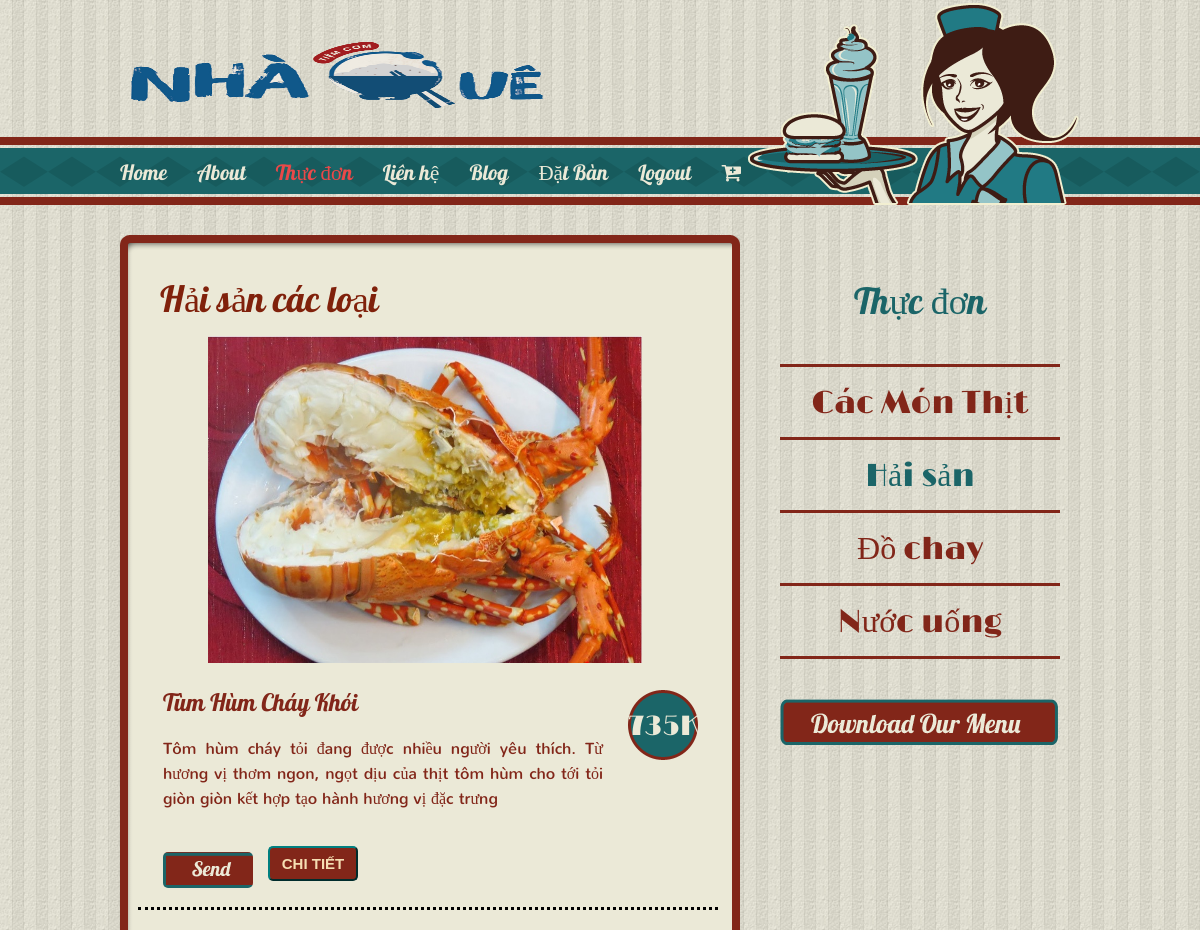
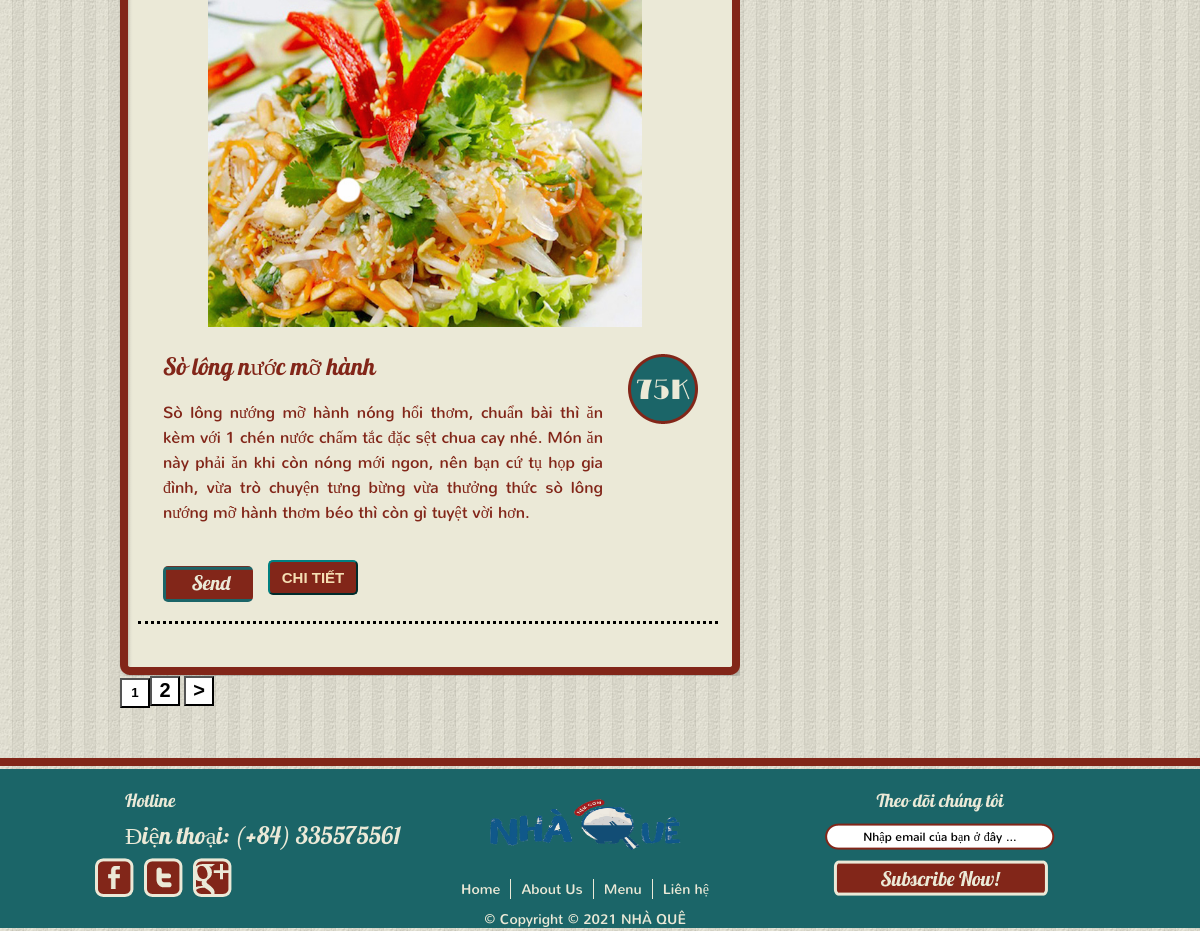
Page /HaiSan.php (signed in) on the committed database (2 pictures, top to bottom).
### tables this page shows
CREATE TABLE `admin_category` (
  `id` int(11) NOT NULL,
  `tensp` varchar(255) NOT NULL,
  `masp` varchar(255) NOT NULL,
  `maLH` int(30) NOT NULL,
  `giasanpham` int(11) NOT NULL,
  `soluong` int(255) NOT NULL,
  `hinhanh` varchar(255) NOT NULL,
  `tomtat` tinytext NOT NULL,
  `noidung` longtext NOT NULL
);

### HaiSan.php (the view, shortened to what this page needs)
<!DOCTYPE html>
<head>
	<link href="css/style.css" rel="stylesheet" type="text/css">
	<link rel="stylesheet" href="https://cdnjs.cloudflare.com/ajax/libs/font-awesome/4.7.0/css/font-awesome.min.css">
</head>
<body>
	<div id="header">
		<div>
			<a href="index.php"><img class="logo" src="images/logo1.png" width="433" height="84" alt="" title=""></a>
			<a href="index.php"><img src="images/waitress.png" width="332" height="205" alt="" title=""></a>
			<ul class="navigation">
				<li>
					<a  href="index.php">Home</a>
				</li>
				<li>
					<a href="about.php">About</a>
				</li>
				<li>
					<a class="active" href="CacMonThit.php">Thực đơn</a>
				</li>
				<li>
					<a href="contact.php">Liên hệ</a>
				</li>
				<li>
					<a href="blog.php">Blog</a>
				</li>
				<li>
					<a href="datban.php">Đặt Bàn</a>
				</li>
				<li>
					<a href="logout.php">Logout</a>
				</li>
				<li>
					<a href="cart_order.php"><i class="fa fa-cart-plus" aria-hidden="true"></i></a>
				</li>
			</ul>
		</div>
	</div>
	<div id="body">
		<div class="content">
			<div>
				<div>
					<h1>Hải sản các loại</h1>
					<?php
						$username = "root";
						$password = "";
						$server = "localhost";
						$dbname = "user";
						$conn = mysqli_connect($server, $username, $password, $dbname);
                $result=mysqli_query($conn, 'SELECT COUNT(maLH) as total FROM admin_category WHERE maLH = 101 ');
                $row = mysqli_fetch_assoc($result);
                $total_records = $row['total'];
                $current_page = isset($_GET['page']) ? $_GET['page'] : 1;
                $limit = 2;
                $total_page = ceil($total_records / $limit);
                $start = ($current_page - 1) * $limit;
                $result = mysqli_query($conn, "SELECT * FROM admin_category WHERE maLH = '101' LIMIT $start, $limit");
                while ($row = mysqli_fetch_assoc($result)){
                                ?>
					<div><img src="admin/partials/images/<?php echo $row['hinhanh']  ?>" width="434" height="327"></div>
					<ul>
						<li>
							<h2><a href="DoChay.php"><?php echo $row['tensp']?></a></h2>
							<p>
								<?php echo $row['noidung']?><br></br>
								<form  class="datmon" method="POST" action="cart_order.php?id=<?php echo $row['id']?>">
								<input type="submit" name="themgiohang" value="" style="font-family: 'Courier New', Courier, monospace;height: 36px;width: 90px;border-radius: 5px;border-color:teal ;background-color: #822619;">
								</form>
							<button class="specific" style="margin-top: -62px; margin-left: 105px; display: block;"><a href="chitiet.php?id=<?php echo $row['id']?>">CHI TIẾT</a></button>
							</p>
							<span class="price"><?php echo $row['giasanpham']?>K</span>
						</li>
                    </ul>
					<?php }  ?>
				</div>
			</div>
			<?php
                for ($i = 1; $i <= $total_page; $i++){
                    if ($i == $current_page){
                        echo '<button style = "height:30px;width:30px; background-color:white; color:black;font-weight: bolder;"><span>'.$i.'</span></button>';
                    }
                    else{
                        echo '<button style = "height:30px;width:30px; background-color:white; color:black;font-weight: bolder;"><a href="HaiSan.php?page='.$i.'" style = "font-size:20px; color:black;text-decoration: none;" >'.$i.'</a> </button> ';
                    }
                }
                if ($current_page < $total_page && $total_page > 1){
                    echo '<button style = "height:30px;width:30px; background-color:white; color:black; font-weight: bolder;"><a href="HaiSan.php?page='.($current_page+1).'" style = "font-size:20px; color:black;text-decoration: none;">></a></button> ';
                }
                ?>
		</div>
		<div class="sidebar">
			<h1>Thực đơn</h1>
			<ul class="navigation">
				<li class="first">
					<a  href="CacMonThit.php">Các Món Thịt</a>
				</li>
				<li>
					<a class="active" href="HaiSan.php">Hải sản</a>
				</li>
				<li>
					<a href="DoChay.php">Đồ chay</a>
				</li>
				<li>
					<a href="ThucUong.php">Nước uống</a>
				</li>
			</ul>
			<a href="#" class="download">&nbsp;</a>
		</div>
	</div>
	<div id="footer">
		<div>
			<ul>
				<li class="first">
					<h2>Hotline</h2>
					<h3>Điện thoại: (+84) 335575561</h3>
					<ul>
						<li>
							<a href=https://www.facebook.com/profile.php?id =100014203038239" class="facebook"></a>
						</li>
						<li>
							<a href="http://www.twitter.com" class="twitter"></a>
						</li>
						<li>
							<a href="https://www.youtube.com/user/KFCVietnam2011" class="googleplus"></a>
						</li>
					</ul>
				</li>
				<li>
					<a href="index.php"><img class="logo" src="images/logo1.png" width="200" height="64" alt="" title=""></a>
					<ul class="navigation">
						<li>
							<a href="index.php">Home</a>
						</li>
						<li>
							<a href="about.php">About Us</a>
						</li>
						<li>
							<a href="menu.html">Menu</a>
						</li>
						<li>
							<a href="contact.php">Liên hệ</a>
						</li>
					</ul>
					<span>&copy; Copyright © 2021 NHÀ QUÊ</span>
				</li>
				<li class="last">
					<h2>Theo dõi chúng tôi</h2>
					<form action="index.php">
						<input type="text" name="subscribe" value="Nhập email của bạn ở đây ...">
						<input type="submit" value="">
					</form>
				</li>
			</ul>
		</div>
	</div>
</body>
</html>

### rows in the picture
admin_category: hinhanh (picture), tensp "Tùm Hùm Cháy Khói", noidung "Tôm hùm cháy tỏi đang được nhiều người yêu thích. Từ hương vị thơm ngon, ngọt dịu của thịt tôm hùm cho tới tỏi giòn giòn kết hợp tạo hành hương vị đặc trưng", giasanpham "735"
admin_category: hinhanh (picture), tensp "Sò lông nước mỡ hành", noidung "Sò lông nướng mỡ hành nóng hổi thơm, chuẩn bài thì ăn kèm với 1 chén nước chấm tắc đặc sệt chua cay nhé. Món ăn này phải ăn khi còn nóng mới ngon, nên bạn cứ tụ họp gia đình, vừa trò chuyện tưng bừng vừa thưởng thức sò lông nướng mỡ hành thơm béo thì còn gì tuyệt vời hơn.", giasanpham "75"
